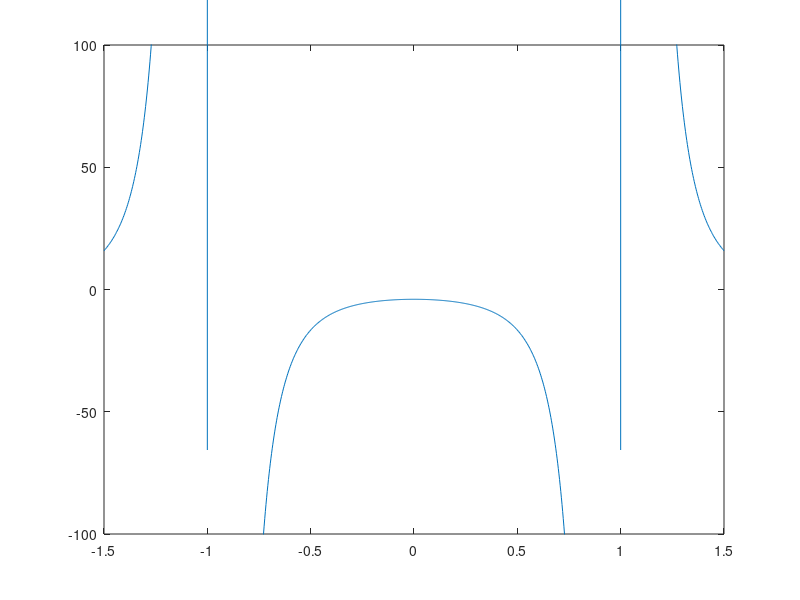

Write the MATLAB code that produced this figure.
x = linspace(-1.5, 1.5, 1000)
y = 1./(x+1).^2 - 1./(x-1).^2

y_dot = -2./(x+1).^3 + 2./(x-1).^3
plot(x,y_dot)
xlim([-1.5 1.5])
ylim([-100 100])


